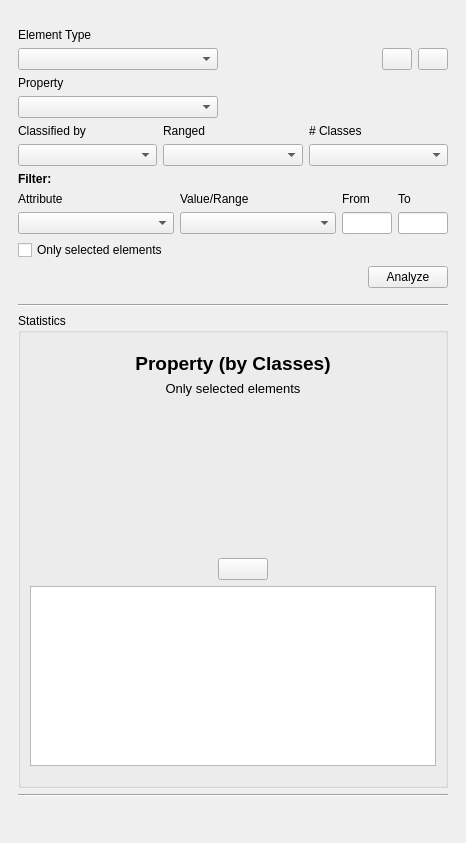
<?xml version="1.0" encoding="UTF-8"?>
<ui version="4.0">
 <class>DockWidget</class>
 <widget class="QDockWidget" name="DockWidget">
  <property name="geometry">
   <rect>
    <x>0</x>
    <y>0</y>
    <width>466</width>
    <height>843</height>
   </rect>
  </property>
  <property name="sizePolicy">
   <sizepolicy hsizetype="Fixed" vsizetype="Preferred">
    <horstretch>0</horstretch>
    <verstretch>0</verstretch>
   </sizepolicy>
  </property>
  <property name="minimumSize">
   <size>
    <width>300</width>
    <height>395</height>
   </size>
  </property>
  <property name="windowTitle">
   <string>Statistics &amp; Plots</string>
  </property>
  <widget class="QWidget" name="dockWidgetContents">
   <layout class="QHBoxLayout" name="horizontalLayout_6">
    <item>
     <widget class="QgsScrollArea" name="scrollArea">
      <property name="frameShape">
       <enum>QFrame::NoFrame</enum>
      </property>
      <property name="widgetResizable">
       <bool>true</bool>
      </property>
      <widget class="QWidget" name="scrollAreaWidgetContents">
       <property name="geometry">
        <rect>
         <x>0</x>
         <y>0</y>
         <width>448</width>
         <height>803</height>
        </rect>
       </property>
       <layout class="QVBoxLayout" name="verticalLayout">
        <item>
         <layout class="QVBoxLayout" name="verticalLayout_9">
          <property name="topMargin">
           <number>10</number>
          </property>
          <property name="bottomMargin">
           <number>10</number>
          </property>
          <item>
           <layout class="QHBoxLayout" name="horizontalLayout_5"/>
          </item>
          <item>
           <layout class="QVBoxLayout" name="verticalLayout_4">
            <item>
             <widget class="QLabel" name="labelStatisticsProperty_12">
              <property name="text">
               <string>Element Type</string>
              </property>
             </widget>
            </item>
            <item>
             <layout class="QHBoxLayout" name="horizontalLayout_9">
              <item>
               <widget class="QComboBox" name="cbElementType_8">
                <property name="sizePolicy">
                 <sizepolicy hsizetype="Fixed" vsizetype="Fixed">
                  <horstretch>0</horstretch>
                  <verstretch>0</verstretch>
                 </sizepolicy>
                </property>
                <property name="minimumSize">
                 <size>
                  <width>200</width>
                  <height>0</height>
                 </size>
                </property>
                <property name="maximumSize">
                 <size>
                  <width>200</width>
                  <height>16777215</height>
                 </size>
                </property>
               </widget>
              </item>
              <item>
               <spacer name="horizontalSpacer">
                <property name="orientation">
                 <enum>Qt::Horizontal</enum>
                </property>
                <property name="sizeHint" stdset="0">
                 <size>
                  <width>40</width>
                  <height>20</height>
                 </size>
                </property>
               </spacer>
              </item>
              <item>
               <widget class="QPushButton" name="btExport_4">
                <property name="maximumSize">
                 <size>
                  <width>30</width>
                  <height>16777215</height>
                 </size>
                </property>
                <property name="text">
                 <string/>
                </property>
               </widget>
              </item>
              <item>
               <widget class="QPushButton" name="btImport_4">
                <property name="maximumSize">
                 <size>
                  <width>30</width>
                  <height>16777215</height>
                 </size>
                </property>
                <property name="text">
                 <string/>
                </property>
               </widget>
              </item>
             </layout>
            </item>
           </layout>
          </item>
          <item>
           <layout class="QVBoxLayout" name="verticalLayout_10">
            <item>
             <layout class="QHBoxLayout" name="horizontalLayout_8"/>
            </item>
            <item>
             <layout class="QVBoxLayout" name="verticalLayout_7">
              <item>
               <widget class="QLabel" name="labelStatisticsProperty_7">
                <property name="text">
                 <string>Property</string>
                </property>
               </widget>
              </item>
              <item>
               <widget class="QComboBox" name="cbProperty_4">
                <property name="maximumSize">
                 <size>
                  <width>200</width>
                  <height>16777215</height>
                 </size>
                </property>
               </widget>
              </item>
             </layout>
            </item>
           </layout>
          </item>
          <item>
           <layout class="QGridLayout" name="gridLayout_2">
            <item row="1" column="2">
             <widget class="QComboBox" name="cbElementType_3">
              <property name="maximumSize">
               <size>
                <width>200</width>
                <height>16777215</height>
               </size>
              </property>
             </widget>
            </item>
            <item row="0" column="1">
             <widget class="QLabel" name="labelStatisticsProperty_2">
              <property name="text">
               <string>Ranged</string>
              </property>
             </widget>
            </item>
            <item row="1" column="0">
             <widget class="QComboBox" name="cbElementType"/>
            </item>
            <item row="0" column="2">
             <widget class="QLabel" name="labelStatisticsProperty_3">
              <property name="text">
               <string># Classes</string>
              </property>
             </widget>
            </item>
            <item row="0" column="0">
             <widget class="QLabel" name="labelStatisticsProperty">
              <property name="text">
               <string>Classified by</string>
              </property>
             </widget>
            </item>
            <item row="1" column="1">
             <widget class="QComboBox" name="cbElementType_2">
              <property name="maximumSize">
               <size>
                <width>200</width>
                <height>16777215</height>
               </size>
              </property>
             </widget>
            </item>
           </layout>
          </item>
          <item>
           <widget class="QLabel" name="labelStatisticsProperty_9">
            <property name="font">
             <font>
              <weight>75</weight>
              <bold>true</bold>
             </font>
            </property>
            <property name="text">
             <string>Filter:</string>
            </property>
           </widget>
          </item>
          <item>
           <layout class="QGridLayout" name="gridLayout_3">
            <item row="0" column="1">
             <widget class="QLabel" name="labelStatisticsProperty_4">
              <property name="text">
               <string>Value/Range</string>
              </property>
             </widget>
            </item>
            <item row="0" column="2">
             <widget class="QLabel" name="labelStatisticsProperty_5">
              <property name="text">
               <string>From</string>
              </property>
             </widget>
            </item>
            <item row="1" column="1">
             <widget class="QComboBox" name="cbElementType_7">
              <property name="maximumSize">
               <size>
                <width>200</width>
                <height>16777215</height>
               </size>
              </property>
             </widget>
            </item>
            <item row="1" column="0">
             <widget class="QComboBox" name="cbElementType_6"/>
            </item>
            <item row="0" column="0">
             <widget class="QLabel" name="labelStatisticsProperty_8">
              <property name="text">
               <string>Attribute</string>
              </property>
             </widget>
            </item>
            <item row="1" column="2">
             <widget class="QLineEdit" name="lineEdit_2">
              <property name="maximumSize">
               <size>
                <width>50</width>
                <height>16777215</height>
               </size>
              </property>
             </widget>
            </item>
            <item row="1" column="3">
             <widget class="QLineEdit" name="lineEdit">
              <property name="maximumSize">
               <size>
                <width>50</width>
                <height>16777215</height>
               </size>
              </property>
             </widget>
            </item>
            <item row="0" column="3">
             <widget class="QLabel" name="labelStatisticsProperty_10">
              <property name="text">
               <string>To</string>
              </property>
             </widget>
            </item>
           </layout>
          </item>
          <item>
           <layout class="QHBoxLayout" name="horizontalLayout_2">
            <item>
             <widget class="QCheckBox" name="checkBox">
              <property name="text">
               <string>Only selected elements</string>
              </property>
             </widget>
            </item>
           </layout>
          </item>
          <item>
           <layout class="QHBoxLayout" name="horizontalLayout_7">
            <item>
             <spacer name="horizontalSpacer_5">
              <property name="orientation">
               <enum>Qt::Horizontal</enum>
              </property>
              <property name="sizeHint" stdset="0">
               <size>
                <width>40</width>
                <height>20</height>
               </size>
              </property>
             </spacer>
            </item>
            <item>
             <widget class="QPushButton" name="pushButton">
              <property name="text">
               <string>Analyze</string>
              </property>
             </widget>
            </item>
           </layout>
          </item>
         </layout>
        </item>
        <item>
         <widget class="Line" name="line_2">
          <property name="orientation">
           <enum>Qt::Horizontal</enum>
          </property>
         </widget>
        </item>
        <item>
         <widget class="QgsCollapsibleGroupBox" name="mGroupBox">
          <property name="title">
           <string>Statistics</string>
          </property>
          <property name="checkable">
           <bool>false</bool>
          </property>
          <layout class="QHBoxLayout" name="horizontalLayout_3">
           <item>
            <layout class="QVBoxLayout" name="verticalLayout_2">
             <property name="topMargin">
              <number>10</number>
             </property>
             <property name="bottomMargin">
              <number>10</number>
             </property>
             <item>
              <widget class="QLabel" name="labelStatisticsProperty_6">
               <property name="font">
                <font>
                 <pointsize>14</pointsize>
                 <weight>75</weight>
                 <bold>true</bold>
                </font>
               </property>
               <property name="text">
                <string>Property (by Classes)</string>
               </property>
               <property name="alignment">
                <set>Qt::AlignCenter</set>
               </property>
              </widget>
             </item>
             <item>
              <widget class="QLabel" name="labelStatisticsProperty_13">
               <property name="font">
                <font>
                 <pointsize>10</pointsize>
                </font>
               </property>
               <property name="text">
                <string>Only selected elements</string>
               </property>
               <property name="alignment">
                <set>Qt::AlignCenter</set>
               </property>
              </widget>
             </item>
             <item>
              <widget class="QWidget" name="widget" native="true">
               <property name="minimumSize">
                <size>
                 <width>200</width>
                 <height>150</height>
                </size>
               </property>
              </widget>
             </item>
             <item>
              <layout class="QHBoxLayout" name="horizontalLayout_10">
               <item>
                <spacer name="verticalSpacer">
                 <property name="orientation">
                  <enum>Qt::Vertical</enum>
                 </property>
                 <property name="sizeType">
                  <enum>QSizePolicy::Fixed</enum>
                 </property>
                 <property name="sizeHint" stdset="0">
                  <size>
                   <width>20</width>
                   <height>20</height>
                  </size>
                 </property>
                </spacer>
               </item>
               <item>
                <widget class="QPushButton" name="btExcel">
                 <property name="maximumSize">
                  <size>
                   <width>50</width>
                   <height>16777215</height>
                  </size>
                 </property>
                 <property name="text">
                  <string/>
                 </property>
                </widget>
               </item>
              </layout>
             </item>
             <item>
              <widget class="QTableWidget" name="tableWidgetCriteria_2">
               <property name="font">
                <font>
                 <family>MS Shell Dlg 2</family>
                </font>
               </property>
               <property name="gridStyle">
                <enum>Qt::SolidLine</enum>
               </property>
               <property name="sortingEnabled">
                <bool>false</bool>
               </property>
              </widget>
             </item>
            </layout>
           </item>
          </layout>
         </widget>
        </item>
        <item>
         <widget class="Line" name="line">
          <property name="orientation">
           <enum>Qt::Horizontal</enum>
          </property>
         </widget>
        </item>
        <item>
         <spacer name="verticalSpacer_2">
          <property name="orientation">
           <enum>Qt::Vertical</enum>
          </property>
          <property name="sizeHint" stdset="0">
           <size>
            <width>20</width>
            <height>40</height>
           </size>
          </property>
         </spacer>
        </item>
       </layout>
      </widget>
     </widget>
    </item>
   </layout>
  </widget>
 </widget>
 <customwidgets>
  <customwidget>
   <class>QgsCollapsibleGroupBox</class>
   <extends>QGroupBox</extends>
   <header>qgscollapsiblegroupbox.h</header>
   <container>1</container>
  </customwidget>
  <customwidget>
   <class>QgsScrollArea</class>
   <extends>QScrollArea</extends>
   <header>qgis.gui</header>
   <container>1</container>
  </customwidget>
 </customwidgets>
 <resources/>
 <connections/>
</ui>
